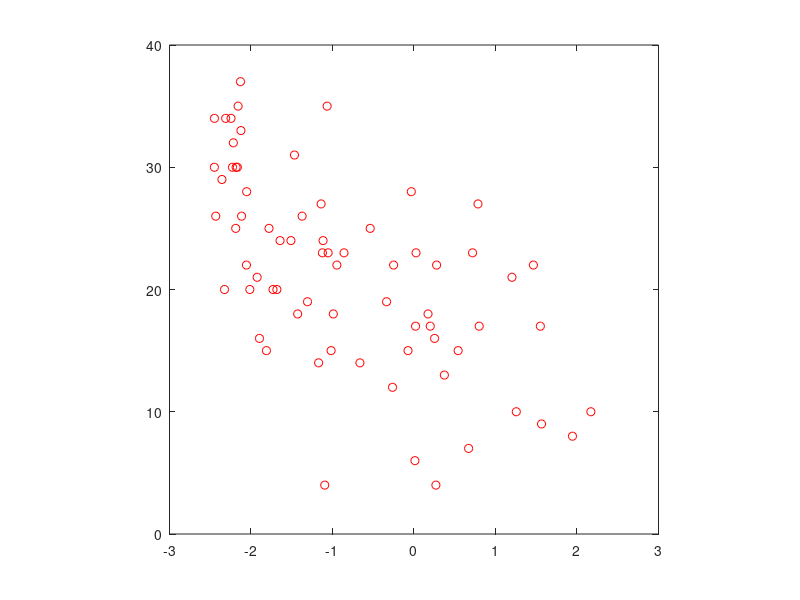

Reproduce this figure in MATLAB. (Note: this script raises an error after producing the figure.)
%%%%%%%%%%%%%%%%%%%%%%%%%%%%%%%%%%%%%%%%%%%%%%%%%%%%%%%%%%%%%%%%%%%%%%%%%%%
%%%%%%%%%%% MATHTOOLS HOMEWORK 5 - MARISSA EVANS - mhe229@nyu.edu %%%%%%%%%
%%%%%%%%%%%%%%%%%%%%%%%%%%%%%%%%%%%%%%%%%%%%%%%%%%%%%%%%%%%%%%%%%%%%%%%%%%%

% QUESTION 3

% Date intialized: Nov. 20th 2019
% Written by: Marissa Evans

%Start with a fresh work space
clear all 
close all
clc

%% Psychopathy. 
% You are interested in causes and treatment options for Psychopathy. You
% obtained a dataset, contained in the file psychopathy.mat obtained from a prison for violent
% offenders in upstate New York (not everyone in the prison is a psychopath, but they are
% more prevalent than in the general population). Each row represents data from one prisoner.
% All study participants underwent a structural scan with a mobile, truck-mounted MRI. The
% first data column contains the estimated cortical volume of paralimbic areas, relative to the
% population median, in cm3. The second column contains the Hare Psychopathy Checklist
% (PCL-R) scores, which range from 0 to 40 (the higher the score, the more psychopathic
% traits someone exhibits). These scores are not distributed normally in the general population
% (median = 4) and definitely not normal in this subpopulation (median = 20). The third
% column indicates whether they already participated in an experimental treatment program
% known as 'decompression therapy' (0 = did not yet participate, 1 = did already participate).
% To avoid self-selection effects, everyone in this dataset agreed to the therapy, but prisoners
% were randomly assigned to an earlier and a later treatment group, so that the untreated
% prisoners could serve as a control group

load('psychopathy.mat')

%% PART A

%%
%* You want to model PCL-R scores as a function of relative volume of paralimbic areas. Use
% polynomial regression to find a model that best explains the data using cross-validation.
% What degree does it have? (Note, you can use your code from HW2.)

DATA2 = sortrows(DATA);

y = DATA2(:,2);
x = DATA2(:,1);

N = length(DATA);

%Visualizing the data to start out
figure
plot(x,y, 'ro')
axis equal
axis square
xline(0, '--');
title('PCL-R as a function of Paralimbic Area')
legend('data')
box off
set(gca, 'TickDir', 'out')
xlabel('X')
ylabel('Y')

% Using a 'leave one out' cross validation for the regression 

numPoints = size(y,1);
XX = [ones(numPoints,1), x, x.^2,x.^3,x.^4,x.^5,x.^6,x.^7];
numModels = size(XX,2);

numFolds = numPoints; 

mseXval = zeros(numFolds, numModels);

figure('Position', [10 10 1200 800]);
for ii = 1:numModels
    for jj = 1:numPoints
        
        xInd = true(numPoints,1);
        xInd(jj)=false;
        
        trainX = XX(xInd,1:ii);
        trainY = y(xInd); 
        
        testX = XX(~xInd,1:ii);
        testY = y(~xInd);
        
        
        [U,~,V] = svd(trainX);
        S_vec = svd(trainX); 
        S_inv = zeros(size(trainX));
        S_inv(1:ii,1:ii) = diag(1./S_vec);
        betaVal = V*S_inv'*U'*trainY; 
        
        fitTrain =  XX(:,1:ii)*betaVal; 
        fitTest = testX * betaVal; 
        
        mseXval(jj,ii) = mean((testY - fitTest).^2); 
        
        subplot(2,4,ii)
        plot(x,y, 'o')
        hold on
        plot(x,fitTrain, 'LineWidth', 2)
        title(['Polynomials at Order ' num2str(ii-1)])
        xlabel('X');
        ylabel('Y');
        set(gca, 'TickDir', 'out')
        box off
        hold on
    end
end

%%
figure
errorbar(0:7, mean(mseXval), std(mseXval)/sqrt(numPoints), 'LineWidth', 2)
title(['Squared error as a function of polynomial order with crossvalidation'])
legend('Error')
xlabel('Order Polynomials');
ylabel('Squared Error');
set(gca, 'TickDir', 'out')
set(gca, 'FontSize', 14)
box off
hold on

[minMSE, minInd] = min(mean(mseXval));
threshMSE = minMSE + std(mseXval(:,minInd))/sqrt(numPoints);

plot(0:7, ones(numModels,1)* threshMSE ,'k--')
legend('MSE and 95% conf. int.', 'Best Fit Thresh')
set(gca,'xtick',0:7)

%The degree of the polynomial that explains the greatest amount of error
%without overfitting the data would be order 1. Looking at the error bars
%it would not make sense to use any higher order polynomial because the
%variance (2x SEM in this case) is not outside of the error still present 
%at order 1. The fit of the higher order polynomials starts to increase in
%error because as we continue to leave data out the fit line starts
%incorportating the noise into the signal reducing it's accuracy when
%testing the point left out of the model. 


%% PART B

%%
%* Use bootstrapping methods to estimate the 95% confidence interval of the average 
% paralimbic volume of the decompression treatment group vs. the control group. 

% TREATMENT GROUP
treatGroup = DATA(:,3) == 1;
treatGroup = DATA(treatGroup,:);

empiricalTreatMean = mean(treatGroup(:,1));

numSamples = 1e6; 
resampledTreatMeans = nan(numSamples,1);
n1 = length(treatGroup);

for ii = 1:numSamples
    index = randi(n1, [n1, 1]);
    resampledTreat = treatGroup(index,1);
    resampledTreatMeans(ii,1) = mean(resampledTreat);
end

sortedTreatMeans = sort(resampledTreatMeans); 

% pick cuttoffs
CIwidth = 95;
lowerBound = (100-CIwidth)/2;
upperBound = 100-lowerBound;

%find corresponding indices
lowerBoundIndex = round(lowerBound*length(sortedTreatMeans)/100);
upperBoundIndex = round(upperBound*length(sortedTreatMeans)/100);

% reach into the sorted mean differences to find the value of of the upper
% and lower CI
lowerTreatCI = sortedTreatMeans(lowerBoundIndex);
upperTreatCI = sortedTreatMeans(upperBoundIndex);

% CONTROL GROUP
controlGroup = DATA(:,3) == 0;
controlGroup = DATA(controlGroup,:);

empiricalControlMean = mean(controlGroup(:,1));

numSamples = 1e6; 
resampledControlMeans = nan(numSamples,1);
n1 = length(controlGroup);

for ii = 1:numSamples
    index = randi(n1, [n1, 1]);
    resampledControl = controlGroup(index,1);
    resampledControlMeans(ii,1) = mean(resampledControl);
end

sortedControlMeans = sort(resampledControlMeans); 

% pick cuttoffs
CIwidth = 95;
lowerBound = (100-CIwidth)/2;
upperBound = 100-lowerBound;

%find corresponding indices
lowerBoundIndex = round(lowerBound*length(sortedControlMeans)/100);
upperBoundIndex = round(upperBound*length(sortedControlMeans)/100);

% reach into the sorted mean differences to find the value of of the upper
% and lower CI
lowerControlCI = sortedControlMeans(lowerBoundIndex);
upperControlCI = sortedControlMeans(upperBoundIndex);

%%
%* If the random assignment worked, the confidence intervals should overlap. 
% Do they? Also, do these data suggest that there is a statistically reliable 
% difference to the general population in terms of paralimbic volume?

figure
histogram(resampledTreatMeans,100)
hold on
histogram(resampledControlMeans,100)
title('Mean Paralimbic Volume of Treament & Control Groups')
xlabel('Mean Paralimbic Volume')
ylabel('# of samples')
xline(empiricalTreatMean, 'r--','LineWidth',2);
xline(empiricalControlMean, 'r--', 'LineWidth',2,'HandleVisibility','off');
xline(lowerTreatCI, 'g', 'LineWidth',2); %treatment lower CI
xline(upperTreatCI, 'g', 'LineWidth',2,'HandleVisibility','off'); %treatment Upper CI
xline(lowerControlCI, 'b', 'LineWidth',2); %control lower CI
xline(upperControlCI, 'b', 'LineWidth',2,'HandleVisibility','off'); %control Upper CI
box off
set(gca, 'TickDir', 'out')
legend('Treatment Group', 'ControlGroup', 'Empirical Means', 'Treatment 95% CI', 'Control 95% CI', 'Location', 'bestoutside')


% The confidence intervals do overlap. Since the population median (0) is
% outside both groups confidence interval we can reliably say that the prison
% population has a statistically smaller paralimbic volume than the general
% population. 

%% PART C

%%
%* Do a suitable t-test to compare the mean PCL-R score of prisoners who did and did
% not undergo decompression therapy. What is the p-value? Assuming an alpha-level of
% 0.05, is this difference significant? Can you reject the null hypothesis that decompression
% therapy is ineffective in terms of decreasing PCL-R scores?

[H,P,CI,STATS] = ttest2(controlGroup(:,2), treatGroup(:,2), 'tail', 'right')

%Calculating tstat by hand:
controlMean = mean(controlGroup(:,2));
treatMean = mean(treatGroup(:,2));
treatSTD = std(treatGroup(:,2));
controlSTD = std(controlGroup(:,2));
N = length(treatGroup);
tval = (controlMean-treatMean) / sqrt((controlSTD^2+treatSTD^2)/N)

% The two group are statistically different because 0 does not land in the
% confidence interval of their mean difference. The p-value is .0442 so it
% just makes significance at the .05 level. 

% The Null hypothesis can be rejected given this current data set, however 
% since the population is not normally distributed the t-test assumptions
% will not be met in this case meaning that this t-value may not be
% accuratly supported. This is why we are doing permutation testing below. 

%% PART D

%%
%* Do a permutation test to assess whether decompression therapy has an effect. Designate
% an appropriate test statistic and calculate its exact p value.

%Comparing difference between the ratio of control group mean/total mean
%and the treatment mean/total mean. 

empiricalM = mean(controlGroup(:,2))/mean(DATA(:,2)) - mean(treatGroup(:,2))/mean(DATA(:,2));

%Ratio difference of .1508 between control and treatment. 

%Testing the new statistic 
combinedScores = [controlGroup(:,2); treatGroup(:,2)]; %stack the ratings vertically
n1 = length(controlGroup(:,2)); %1 sample size
n2 = length(combinedScores); %Combined sample size


N = 1e6;
nullDistributionM = nan(N,1); 

for ii = 1:N
    shuffleIndices = randperm(n2);
    randomizedRatings1 = combinedScores(shuffleIndices(1:n1)); %first half
    randomizedRatings2 = combinedScores(shuffleIndices(n1+1:n2));
    
    nullDistributionM(ii,1) = (mean(randomizedRatings1)/mean(DATA(:,2)))-(mean(randomizedRatings2)/mean(DATA(:,2)));
end


nullDistributionM = sort(nullDistributionM);

% pick cuttoffs (1x tailed)
CIwidth = 95;
lowerBound = 100-CIwidth;
upperBound = 100-lowerBound;

upperBoundIndex = round(upperBound*length(nullDistributionM)/100);

% reach into the sorted mean differences to find the value of of the upper
% and lower CI
upperNullCI = nullDistributionM(upperBoundIndex);

figure
histogram(nullDistributionM,100)
title('Null distribution of Test Statistic M')
xline(empiricalM, 'r--','LineWidth',2);
xline(upperNullCI, 'g','LineWidth',2);
xlabel('Resampled M, assuming change')
ylabel('Number of Samples')
legend('Resampled M', 'Empirical M', '95% CI')
set(gca, 'TickDir', 'out')
box off


exactP = sum(nullDistributionM>empiricalM)/length(nullDistributionM)

% Given our new test statistic the treatment group is significantly lower
% in their PCL-R scores than the control group so the decompression treatment 
% was effective when using a one-tailed test (because directionality is important)
% at the .05 level. Since we only cared about the possibility of the scores
% decreasing a two tailed test was not necessary, since the PCL-R scores
% are an exsiting metric where lower scores correspond to less psychopathy
% the directionality is valid. 
